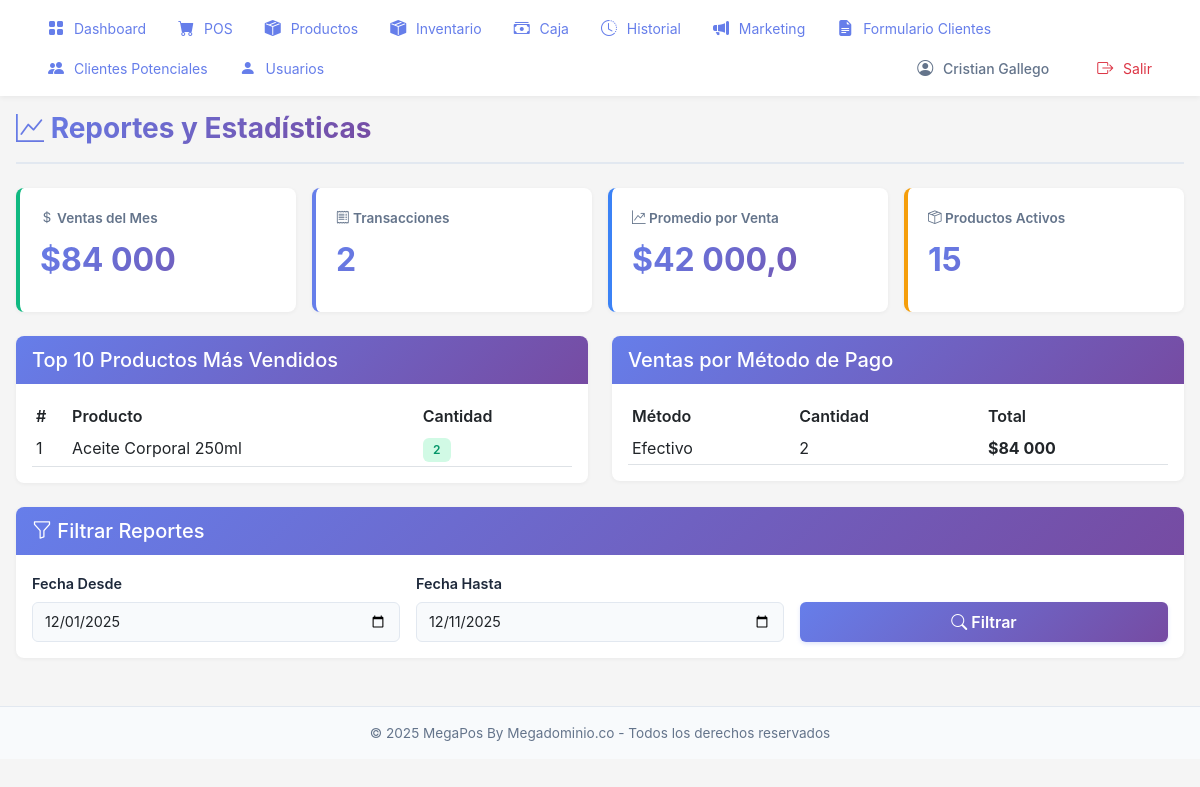
Before: /reportes/ (signed in) with the older database file.
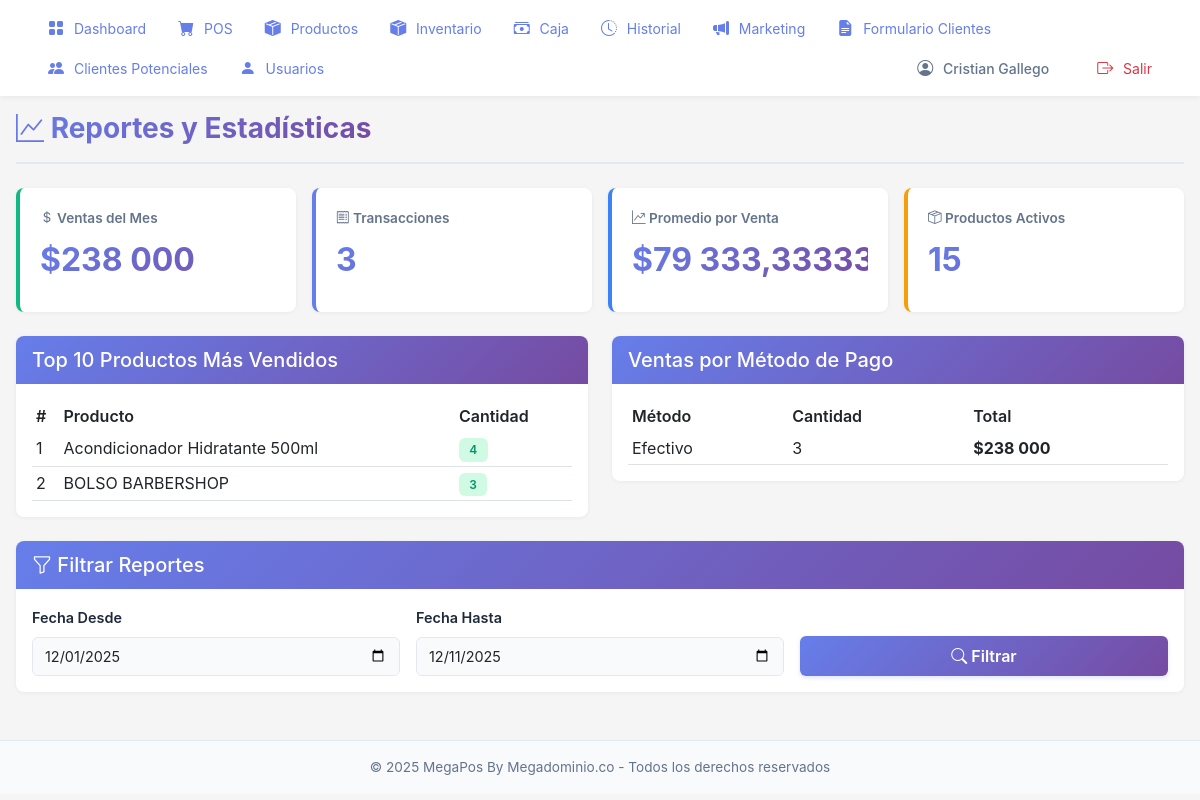
After: the same page with the newer database file.
### pos/models.py (models this page shows, shortened)
class Producto(models.Model):
    codigo = models.CharField(
        max_length=50,
        unique=True,
        verbose_name='Código',
        db_index=True
    )
    codigo_barras = models.CharField(
        max_length=100,
        unique=True,
        null=True,
        blank=True,
        verbose_name='Código de Barras',
        db_index=True
    )
    nombre = models.CharField(
        max_length=200,
        verbose_name='Nombre',
        db_index=True
    )
    precio = models.IntegerField(
        default=0,
        verbose_name='Precio'
    )
    stock = models.IntegerField(
        default=0,
        verbose_name='Stock'
    )
    activo = models.BooleanField(
        default=True,
        verbose_name='Activo',
        db_index=True
    )
    imagen = models.ImageField(
        upload_to='productos/',
        null=True,
        blank=True,
        verbose_name='Imagen'
    )
    fecha_creacion = models.DateTimeField(auto_now_add=True)
    class Meta:
        verbose_name = 'Producto'
        verbose_name_plural = 'Productos'
        ordering = ['nombre']
        indexes = [
            models.Index(fields=['activo', 'stock']),
            models.Index(fields=['codigo', 'activo']),
            models.Index(fields=['codigo_barras', 'activo']),
        ]

### pos/views.py (the view)
# urls.py: path('reportes/', views.reportes_view, name='reportes'),
@login_required
@requiere_rol('Administradores')
def reportes_view(request):
    if not puede_ver_reportes(request.user):
        messages.error(request, 'No tienes permisos para ver reportes')
        return redirect('pos:home')
    fecha_desde = request.GET.get('fecha_desde')
    fecha_hasta = request.GET.get('fecha_hasta')
    if not fecha_desde:
        fecha_desde = timezone.now().replace(day=1).date()
    else:
        fecha_desde = datetime.strptime(fecha_desde, '%Y-%m-%d').date()
    if not fecha_hasta:
        fecha_hasta = timezone.now().date()
    else:
        fecha_hasta = datetime.strptime(fecha_hasta, '%Y-%m-%d').date()
    ventas = Venta.objects.filter(
        fecha__date__gte=fecha_desde,
        fecha__date__lte=fecha_hasta,
        completada=True,
        anulada=False
    )
    total_ventas_mes = ventas.aggregate(total=Sum('total'))['total'] or 0
    cantidad_ventas_mes = ventas.count()
    promedio_venta = total_ventas_mes / cantidad_ventas_mes if cantidad_ventas_mes > 0 else 0
    top_productos = ItemVenta.objects.filter(
        venta__in=ventas
    ).values('producto__nombre').annotate(
        total_vendido=Sum('cantidad')
    ).order_by('-total_vendido')[:10]
    ventas_por_metodo = ventas.values('metodo_pago').annotate(
        cantidad=Count('id'),
        total=Sum('total')
    )
    total_productos = Producto.objects.filter(activo=True).count()
    context = {
        'total_ventas_mes': total_ventas_mes,
        'cantidad_ventas_mes': cantidad_ventas_mes,
        'promedio_venta': promedio_venta,
        'total_productos': total_productos,
        'top_productos': top_productos,
        'ventas_por_metodo': ventas_por_metodo,
        'fecha_desde': fecha_desde,
        'fecha_hasta': fecha_hasta,
    }
    return render(request, 'pos/reportes.html', context)

### pos/context_processors.py (called while the page is built)
def sistema_info(request):
    return {
        'SISTEMA_NOMBRE': 'MegaPos By Megadominio.co',
        'SISTEMA_VERSION': '1.0',
        'DEBUG': settings.DEBUG,
    }

### pos/views.py (called while the page is built)
def tiene_rol(user, *nombres_roles):
    if not user.is_authenticated:
        return False
    if user.is_superuser:
        return True
    grupos_usuario = user.groups.values_list('name', flat=True)
    return any(rol in grupos_usuario for rol in nombres_roles)

def requiere_rol(*nombres_roles):
    def decorator(view_func):
        @wraps(view_func)
        def wrapper(request, *args, **kwargs):
            if not request.user.is_authenticated:
                messages.error(request, 'Debes iniciar sesión para acceder')
                return redirect('pos:login')
            if request.user.is_superuser:
                return view_func(request, *args, **kwargs)
            if not tiene_rol(request.user, *nombres_roles):
                messages.error(request, 'No tienes permisos para acceder a esta sección')
                return redirect('pos:home')
            return view_func(request, *args, **kwargs)
        return wrapper
    return decorator

### pos/templates/pos/reportes.html (shortened to what the changed rows need)
{% extends 'pos/base.html' %}
{% load humanize %}
{% block content %}
<div class="page-container">
    <div class="page-header">
        <h1><i class="bi bi-graph-up"></i> Reportes y Estadísticas</h1>
    </div>
    <div class="cards-grid">
        <div class="stat-card success">
            <div class="stat-card-label">
                <i class="bi bi-currency-dollar"></i> Ventas del Mes
            </div>
            <div class="stat-card-value">${{ total_ventas_mes|intcomma }}</div>
        </div>
        <div class="stat-card primary">
            <div class="stat-card-label">
                <i class="bi bi-receipt"></i> Transacciones
            </div>
            <div class="stat-card-value">{{ cantidad_ventas_mes|intcomma }}</div>
        </div>
        <div class="stat-card info">
            <div class="stat-card-label">
                <i class="bi bi-graph-up-arrow"></i> Promedio por Venta
            </div>
            <div class="stat-card-value">${{ promedio_venta|intcomma }}</div>
        </div>
    </div>
    <div class="row mt-4">
        <div class="col-md-6">
            <div class="card-modern">
            <div class="card-body">
                <div class="table-responsive">
                    <table class="table table-sm">
                        <thead>
                            <tr>
                                <th>#</th>
                                <th>Producto</th>
                                <th>Cantidad</th>
                            </tr>
                        </thead>
                        <tbody>
                            {% for item in top_productos %}
                            <tr>
                                <td>{{ forloop.counter }}</td>
                                <td>{{ item.producto__nombre }}</td>
                                <td><span class="badge badge-modern badge-success-modern">{{ item.total_vendido|intcomma }}</span></td>
                            </tr>
                            {% empty %}
                            <tr>
                                <td colspan="3" class="text-center text-muted">No hay datos</td>
                            </tr>
                            {% endfor %}
                        </tbody>
                    </table>
                </div>
            </div>
        </div>
    </div>
        <div class="col-md-6">
            <div class="card-modern">
            <div class="card-body">
                <div class="table-responsive">
                    <table class="table table-sm">
                        <thead>
                            <tr>
                                <th>Método</th>
                                <th>Cantidad</th>
                                <th>Total</th>
                            </tr>
                        </thead>
                        <tbody>
                            {% for metodo in ventas_por_metodo %}
                            <tr>
                                <td>{{ metodo.metodo_pago|capfirst }}</td>
                                <td>{{ metodo.cantidad|intcomma }}</td>
                                <td><strong>${{ metodo.total|intcomma }}</strong></td>
                            </tr>
                            {% empty %}
                            <tr>
                                <td colspan="3" class="text-center text-muted">No hay datos</td>
                            </tr>
                            {% endfor %}
                        </tbody>
                    </table>
                </div>
            </div>
        </div>
    </div>
</div>
</div>
{% endblock %}

Changed rows visible on the page:
now on this page (row edited): Producto: producto__nombre "Acondicionador Hidratante 500ml", total_vendido "4"
changed Producto: producto__nombre "Aceite Corporal 250ml" → "BOLSO BARBERSHOP"; total_vendido "2" → "3"
Other visible differences:
{{ total_ventas_mes|intcomma }}: "84 000" → "238 000"
{{ cantidad_ventas_mes|intcomma }}: "2" → "3"
{{ promedio_venta|intcomma }}: "42 000,0" → "79 333,33333333333"
new list line: "Efectivo 3 $ 238 000"
list line gone: "Efectivo 2 $ 84 000"
